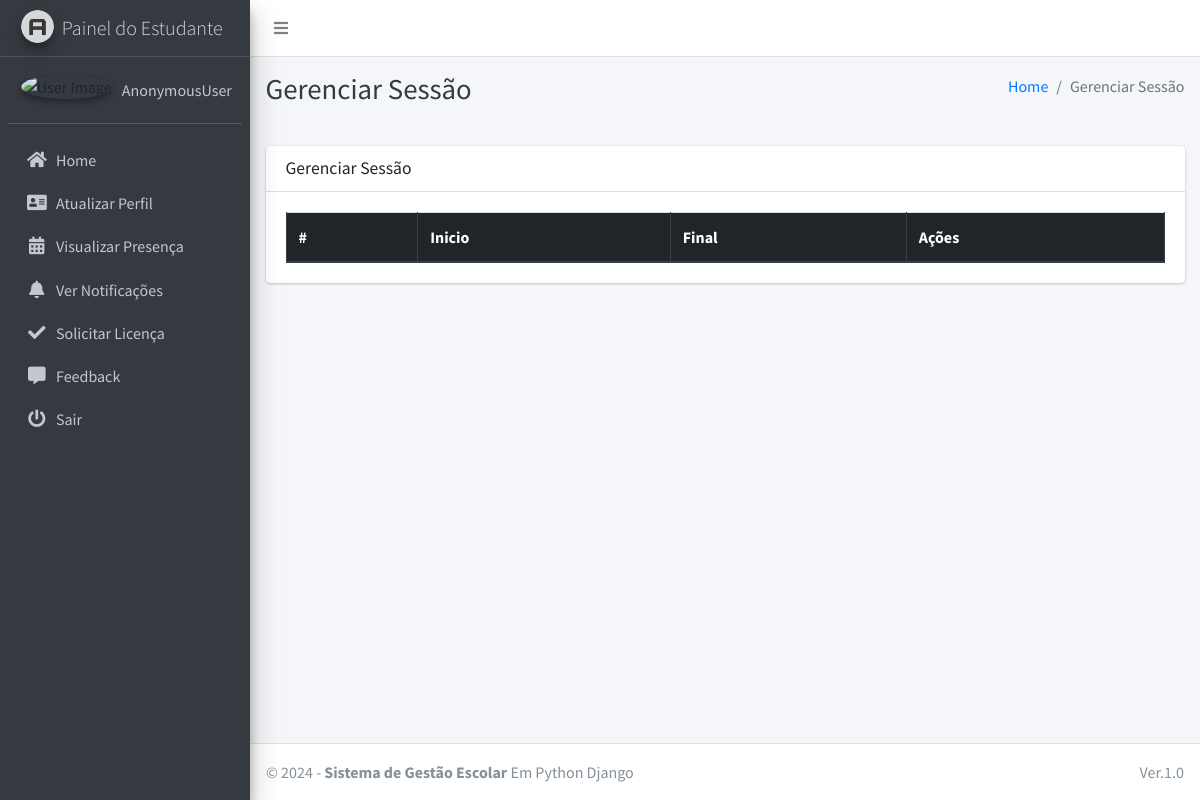
Page /session/manage/ on the earlier database version.
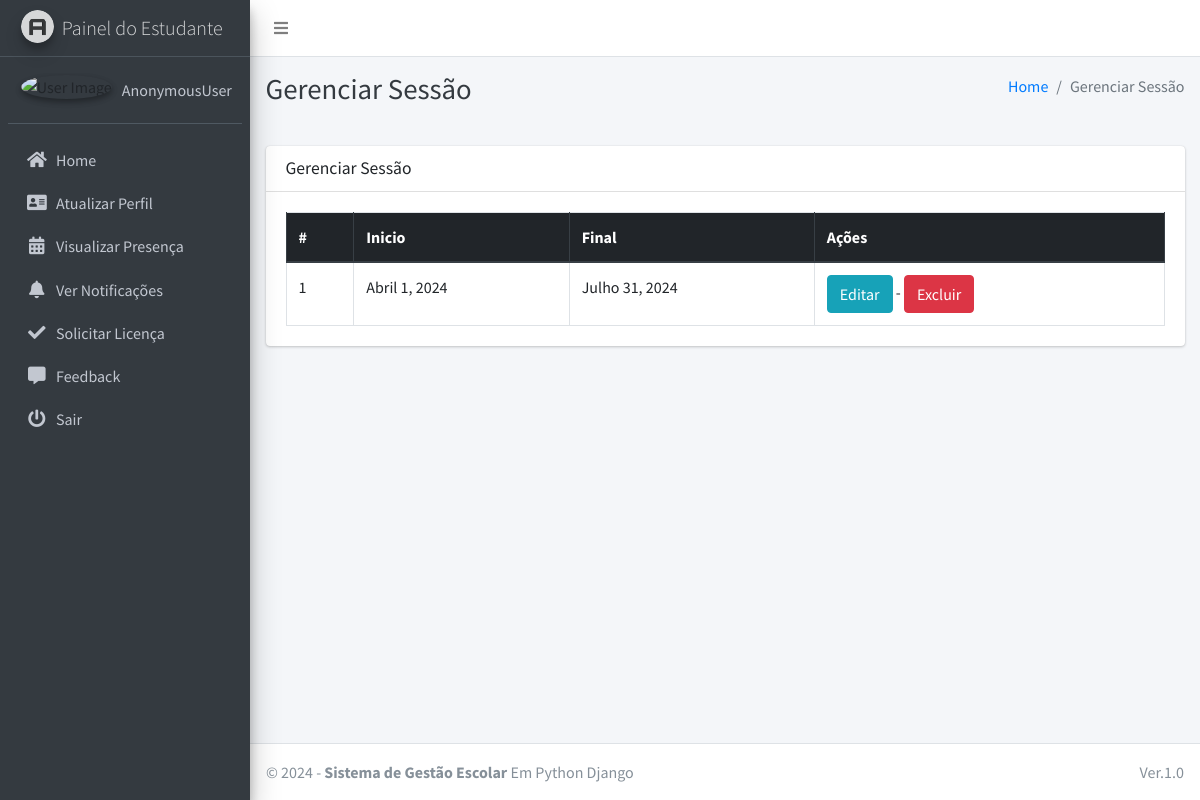
Same page on the later database version.
### main_app/models.py (models this page shows, shortened)
class Session(models.Model):
    start_year = models.DateField()
    end_year = models.DateField()

### main_app/hod_views.py (the view)
# urls.py: path("session/manage/", hod_views.manage_session, name='manage_session'),
def manage_session(request):
    sessions = Session.objects.all()
    context = {'sessions': sessions, 'page_title': 'Gerenciar Sessão'}
    return render(request, "hod_template/manage_session.html", context)

### main_app/templates/hod_template/manage_session.html
{% extends 'main_app/base.html' %}
{% load static %}
{% block page_title %}{{page_title}}{% endblock page_title %}
{% block content %}
<section class="content">
    <div class="container-fluid">
        <div class="row">
            <div class="col-md-12">
                <div class="card">
                    <div class="card-header">
                        <h3 class="card-title">{{page_title}}</h3>
                    </div>
                    <div class="card-body">
                        <table id="example2" class="table table-bordered table-hover">
                            <thead class="thead-dark">
                                <tr>
                                    <th>#</th>
                                    <th>Inicio</th>
                                    <th>Final</th>
                                    <th>Ações</th>
                                </tr>
                            </thead>
                            <tbody>
                                {% for session in sessions %}
                                <tr>
                                    <td>{{ forloop.counter }}</td>
                                    <td>{{session.start_year}}</td>
                                    <td>{{session.end_year}}</td>
                                    <td><a href="{% url 'edit_session' session.id %}" class="btn btn-info">Editar</a> - <a href="{% url 'delete_session' session.id %}" onclick="return confirm('Você tem certeza de que deseja excluir isso?')" class="btn btn-danger">Excluir</a> </td>
                                </tr>
                                {% endfor %}
                            </tbody>
                        </table>
                    </div>
                </div>
            </div>
        </div>
    </div>
</section>
{% endblock content %}

Differences in the rows shown:
added Session: start_year "Abril 1, 2024", end_year "Julho 31, 2024"
